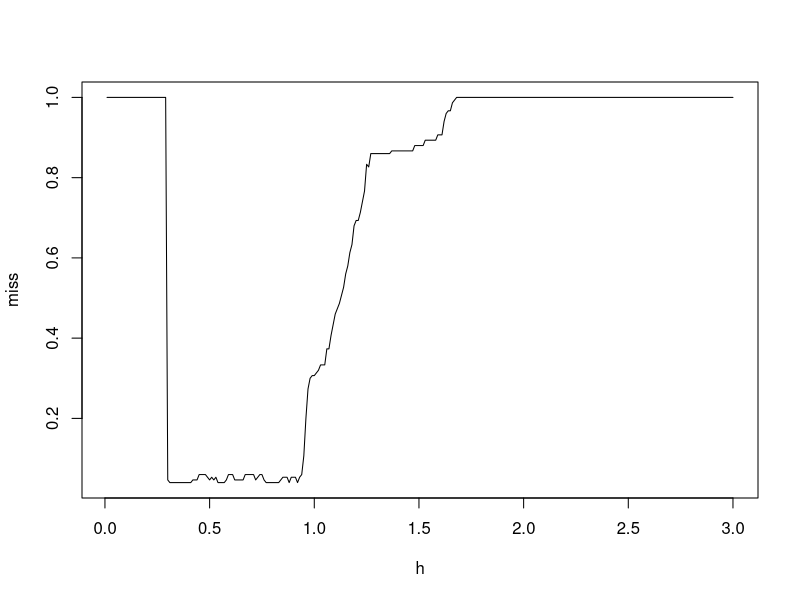
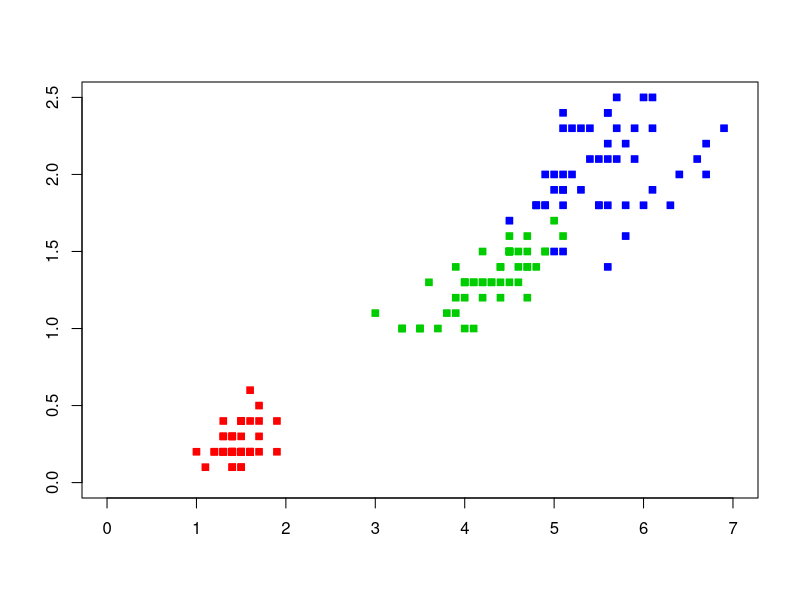

Write R code to recreate these figures, in order. (Note: this script raises an error after producing the figures.)
euclid <- function(x, y){
  sqrt(sum((x - y)^2))
}

distanses <- function(x, y, param = NA, metric = euclid) {
  l <- dim(y)[1]
  
  if(is.na(param)) {
    param <- c(3:4)
  }
  
  dist <- matrix(NA, l, 2)
  
  for(i in 1:l) {
    a <- c(i, metric(x[param], y[i, param]))
    dist[i, ] <- a
  }
  
  ordY <- y[order(dist[, 2]), ]
  return (ordY)
}

check_window <- function(x, y, h, param = NA) {
  cnt <- integer(3)
  names(cnt) <- names(table(y$Species))
  
  i = 1;
  l = dim(y)[1]
  
  
  if(is.na(param)) {
    param <- c(3:4)
  }
  
  while (euclid(x[param], y[i, param]) < h && i <= l) {
    cnt[y$Species[i]] <- cnt[y$Species[i]] + 1
    i <- i + 1
  }
  
  if(sum(cnt) == 0) {
    return("na")
  }
  
  return(names(which.max(cnt)))
}

parsewindow <- function(x, y, h, metrica = distanses, param = NA, rall = FALSE) {
  ordY <- distanses(x, y)
  
  if(rall) {
    return(ordY)
  }
  
  if(is.na(param)) {
    param <- c(3:4)
  }
  
  return(check_window(x, ordY, h, param = param))
}

for_plot <- function(x, d){1 - x/d}

LOO <- function(y, classifier = parsewindow, bounds = 1:150, param = NA) {
  
  if(is.na(param)) {
    param <- c(3:4)
  }
  
  results <- integer(300)
  l = dim(y)[1]
  
  for (z in 1:l) {
    d = y[z, ]
    cat(z)
    tmp <- classifier(d, iris, l, rall = TRUE)
    
    cnt <- integer(3)
    names(cnt) <- names(table(y$Species))
    h = 30
    ptr = 2
    
    while(h <= 300 && ptr <= l) {
      
      if(euclid(d[3:4], tmp[ptr, 3:4]) > h / 100) {
        tmp_class <- names(which.max(cnt))
        results[h] <- results[h] + 1 * (tmp_class == d$Species)
        h <- h + 1
      }
      
      cnt[tmp$Species[ptr]] <- cnt[tmp$Species[ptr]] + 1
      ptr <- ptr + 1
    }
    
  }
  
  print(results)
  i <- seq(from = 0.01, to = 3, by = 0.01)
  plot(i, for_plot(results[i * 100] , 150), type = 'l', xlab = "h", ylab = "miss")
  
  return(which.max(results) / 100)
}


best_h <- LOO(iris)

make_map <- function(colors = NA, classifier = parsewindow, h = 2) {
  #
  
  if(is.na(colors)) {
    colors <- c("setosa" = "red", "versicolor" = "green3", 
                "virginica" = "blue", "na" = "yellow") 
    }
  plot(1, type="n", xlab="", ylab="", xlim=c(0, 7), ylim=c(0, 2.5))
  points(iris[, 3:4], pch = 22, bg = colors[iris$Species], col 
         = colors[iris$Species], asp = 1)
  
  i = 0
  j = 0
  while (i <= 7) {
    while(j < 2.6) {
      p <- iris[1, ]
      p[3] = i
      p[4] = j
      p$Species <- classifier(p, iris, h)
      points(p[3], p[4], pch = 22, col = colors[p$Species], asp = 1)
      j <- j + 1/10
    }
    i <- i + 1/10
    j <- 0
  }
}



make_map()
make_map(h = best_h)

x <- iris[sample(1:150, 10), ]
x
x$Species <- NA

l = 10

ans <- vector()
for(i in 1:dim(x)[1]) {
  ans <- c(ans, parsewindow(x[i,], iris, 1))
}
ans
str(ans)

x$Species <- ans
x
